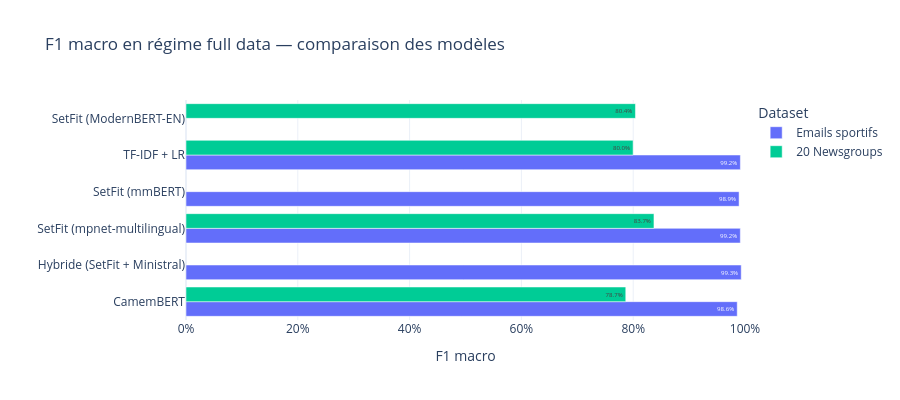

The notebook cell saved with this chart:
### Markdown cell above
---
## 3. Comparaison en régime full data

Les barres montrent le F1 macro avec toutes les données disponibles.
C'est le plafond de performance de chaque modèle entraînable.

### Code cell
full_df = df[df['regime'] == 'full'].copy()
if not full_df.empty:
    bar = full_df.groupby(['model', 'dataset'])['f1_macro'].mean().reset_index()
    bar['model_label'] = bar['model'].map(MODEL_LABELS).fillna(bar['model'])
    bar['color'] = bar['model'].map(MODEL_COLORS)
    bar['dataset_label'] = bar['dataset'].map(
        {'newsgroups': '20 Newsgroups', 'emails': 'Emails sportifs'}
    )

    fig = px.bar(
        bar, x='f1_macro', y='model_label', color='dataset_label',
        barmode='group', orientation='h',
        title='F1 macro en régime full data — comparaison des modèles',
        labels={'f1_macro': 'F1 macro', 'model_label': '', 'dataset_label': 'Dataset'},
        template=TEMPLATE, text_auto='.1%',
        color_discrete_sequence=['#636EFA', '#00CC96'],
    )
    fig.update_layout(height=400, xaxis=dict(tickformat='.0%', range=[0, 1]))
    fig.show()

### Figure 1 — Plotly figure (JSON) as saved in the notebook; plotly's stock layout.template omitted (floating-point values rounded to 4 significant figures)
{"data": [{"alignmentgroup": "True", "hovertemplate": "Dataset=Emails sportifs<br>F1 macro=%{x}<br>=%{y}<extra></extra>", "legendgroup": "Emails sportifs", "marker": {"color": "#636EFA", "pattern": {"shape": ""}}, "name": "Emails sportifs", "offsetgroup": "Emails sportifs", "orientation": "h", "showlegend": true, "textposition": "auto", "texttemplate": "%{x:.1%}", "type": "bar", "x": [0.9861, 0.9932, 0.9916, 0.9894, 0.9917], "xaxis": "x", "y": ["CamemBERT", "Hybride (SetFit + Ministral)", "SetFit (mpnet-multilingual)", "SetFit (mmBERT)", "TF-IDF + LR"], "yaxis": "y"}, {"alignmentgroup": "True", "hovertemplate": "Dataset=20 Newsgroups<br>F1 macro=%{x}<br>=%{y}<extra></extra>", "legendgroup": "20 Newsgroups", "marker": {"color": "#00CC96", "pattern": {"shape": ""}}, "name": "20 Newsgroups", "offsetgroup": "20 Newsgroups", "orientation": "h", "showlegend": true, "textposition": "auto", "texttemplate": "%{x:.1%}", "type": "bar", "x": [0.7867, 0.8371, 0.804, 0.7998], "xaxis": "x", "y": ["CamemBERT", "SetFit (mpnet-multilingual)", "SetFit (ModernBERT-EN)", "TF-IDF + LR"], "yaxis": "y"}], "layout": {"barmode": "group", "height": 400, "legend": {"title": {"text": "Dataset"}, "tracegroupgap": 0}, "title": {"text": "F1 macro en régime full data — comparaison des modèles"}, "xaxis": {"anchor": "y", "domain": [0.0, 1.0], "range": [0, 1], "tickformat": ".0%", "title": {"text": "F1 macro"}}, "yaxis": {"anchor": "x", "domain": [0.0, 1.0], "title": {"text": ""}}}}
